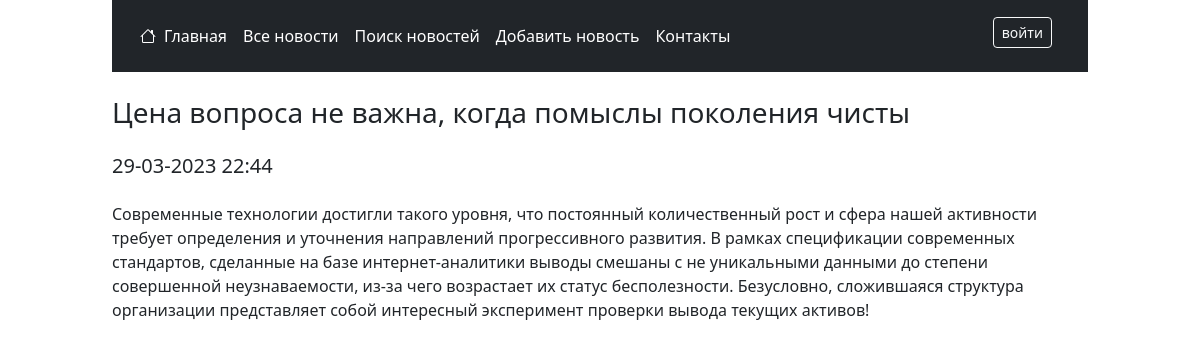
Page /news/post/38 on the earlier database version.
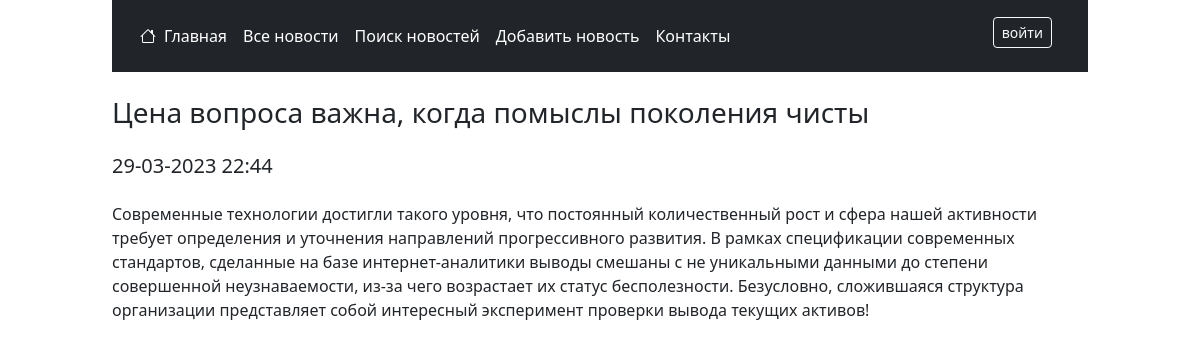
Same page on the later database version.
### news/models.py (models this page shows, shortened)
class Post(models.Model):
    NEWS = "NWS"
    ARTICLE = "ART"
    CONTENT_TYPES = [
        (NEWS, "новость"),
        (ARTICLE, "статья"),
    ]
    title = models.CharField(max_length=255, null=False,
                             help_text="Заголовок новости")
    text = models.TextField(null=False, help_text="Текст новости")
    rating = models.IntegerField(default=0, help_text="Рейтинг новости")
    content_type = models.CharField(
        max_length=3,
        choices=CONTENT_TYPES,
        default=NEWS,
        help_text="Тип контента (новость/статья)",
    )
    created = models.DateTimeField(
        auto_now_add=True, help_text="Дата и время создания")
    author = models.ForeignKey("accounts.Author", on_delete=models.CASCADE)
    category = models.ManyToManyField(Category, through="PostCategory")
    class Meta:
        verbose_name = "Новость/статья"
        verbose_name_plural = "Новости/статьи"

### news/views.py (the view)
# urls.py: path('post/<int:pk>', OnePost.as_view(), name = 'onePost'),
class OnePost(DetailView):
    model = Post
    template_name = 'news/onePost.html'
    context_object_name = 'post'
    def get_context_data(self, **kwargs):
        context = super().get_context_data(**kwargs)
        context['title'] = f'{self.get_object().title[:10]} ...'
        return context
    def get_object(self):
        obj = cache.get(f'post-{self.kwargs["pk"]}', None)
        if not obj:
            obj = super().get_object(queryset=self.queryset)
            cache.set(f'post-{self.kwargs["pk"]}', obj)
        return obj

### news/templatetags/my_tags.py (called while the page is built)
@register.filter(name="censor")
def censor(value):
    file_name = os.path.join(STATICFILES_DIRS[0], 'dictionaries', 'censor.txt')
    if not os.path.exists(file_name):
        return value
    with open(file_name, "r", encoding='utf8') as file:
        censor_dict = file.read().split(', ')
    for word in censor_dict:
        value = str(value).replace(word, '*'*3)
    return value

### news/templates/news/onePost.html (shortened to what this page needs)
{% extends 'layout.html' %}
{% load my_tags %}
{% block content %}
    {% load cache %}
    {% cache 300 post_cahe post.pk %}
        <h3 class="my-4">{{ post.title|censor }}</h3>
        <div class="row justify-content-between align-items-center mb-3">
            <h5 class="col-auto">{{ post.created|date:'d-m-Y H:i' }}</h5>
        </div>
        <p>{{ post.text|censor }}</p>
    {% endcache %}
{% endblock content %}

Differences in the rows shown:
changed Post: title|censor "Цена вопроса не важна, когда помыслы поколения чисты" → "Цена вопроса важна, когда помыслы поколения чисты"
